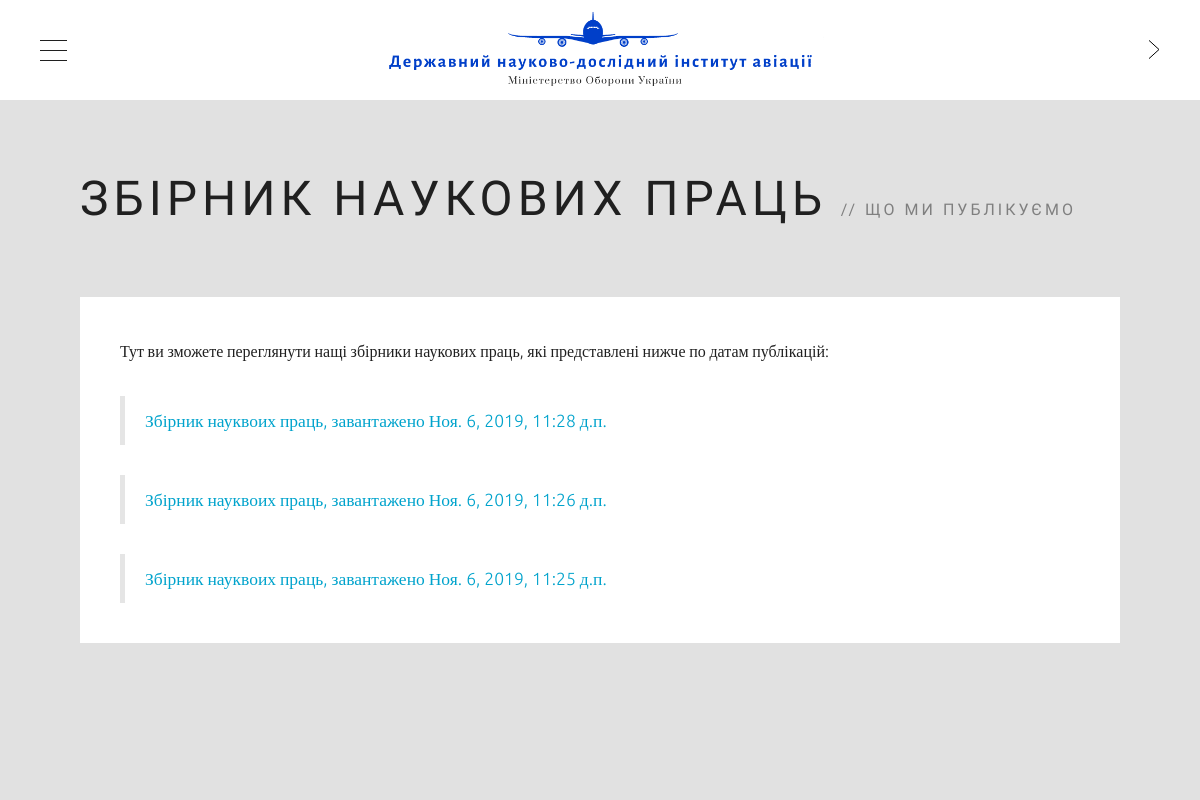
Page /home/papers/ on the committed database.
### dndiaSite/apps/home/models.py (models this page shows, shortened)
class Home_BukletPapers(models.Model):
    papers = models.FileField(blank=True, null=True, upload_to='media/bukPaper/papers_%Y%m%D', verbose_name='Сборник научных статей')
    date_pub = models.DateTimeField(auto_now_add=True)
    class Meta:
        verbose_name = 'Cборник научных статей'
        verbose_name_plural = 'Cборники научных статей'
        ordering = ['-date_pub']

### dndiaSite/apps/home/views.py (the view)
# urls.py: path('papers/', views.papers, name='papers'),
def papers(request):
    papers = Home_BukletPapers.objects.all()
    return render(request, 'home/papers.html', {'papers': papers})

### dndiaSite/templates/home/papers.html (shortened to what this page needs)
{% extends 'base.html' %}
{% block content %}
<div id="content" class="isotope-container">
    <div class="container-fluid">
        <div id="heading" class="row">
            <div class="col-12">
                <header>
                    <h1>Збірник наукових праць</h1>
                    <h2>що ми публікуємо</h2>
                </header>
            </div>
        </div>
        <div class="row">
            <div class="main-column col-12">
                <div class="inner">
                    <div class="row">
                        <div class="col-12">
                            <p>Тут ви зможете переглянути нащі збірники наукових праць, які представлені нижче по датам публікацій:</p>
                            {% for paper in papers %}
                            <blockquote><p><a href="{{ paper.papers.url }}">Збірник науквоих праць, завантажено {{ paper.date_pub }}</a></p></blockquote>
                            {% endfor %}
                        </div>
                    </div>
                </div>
                </div>
            </div>
        </div>
    </div>
</div>
{% endblock %}

### static/css/style.css (style rules this page uses)
html, body { margin: 0; padding: 0; height: 100%; word-wrap: break-word; }
body { -ms-overflow-style: none !important; }
a { -webkit-transition: all 0.2s linear; transition: all 0.2s linear; color: #00a3cc; }
p, ul, ol, address { margin: 0; }
blockquote { border-color: rgba(0, 0, 0, 0.1); }
body { font-family: 'Ubuntu', sans-serif; color: #202020; font-size: 16px; font-weight: 300; line-height: 29px; background: #000000; position: relative; }
h1, h2, h3, h4, h5, h6, .hfont { font-family: 'Comfortaa', sans-serif; color: #202020; font-weight: 300; margin: 0; }
h1 { font-size: 40px; line-height: 64px; }
h2 { font-size: 36px; line-height: 58px; }
#content { position: relative; left: 0; z-index: 9999; height: 100%; -webkit-transition: -webkit-transform 0.5s; transition: transform 0.5s; background-color: #e1e1e1; background-size: cover; background-position: center center; overflow: auto; -webkit-overflow-scrolling: touch; }
#heading { margin-top: -20px; margin-bottom: 60px; text-transform: uppercase; }
#heading header { margin-bottom: 0; }
#heading h1 { font-size: 48px; line-height: 77px; letter-spacing: 5px; display: inline-block; color: #202020; }
#heading h2 { font-size: 16px; line-height: 26px; letter-spacing: 3px; display: inline-block; opacity: 0.5; margin-left: 10px; color: #202020; }
#heading h2:before { content: '// '; }
.isotope-container { overflow-y: scroll !important; -webkit-overflow-scrolling: touch; }
.container-fluid { margin-right: auto; margin-left: auto; padding: 40px; }
.row { margin-left: -20px; margin-right: -20px; }
.inner { position: relative; padding: 40px; background-color: #ffffff; word-wrap: break-word; }
.inner > * { margin-bottom: 30px; }
.inner > *:last-child { margin-bottom: 0; }
.inner .row { margin-bottom: 0 !important; }
.inner .row > div > * { margin-bottom: 30px; }
.inner .row:last-child > div:last-child > *:last-child { margin-bottom: 0; }
.col-1, .col-2, .col-3, .col-4, .col-5, .col-6, .col-7, .col-8, .col-9, .col-10, .col-11, .col-12 { position: relative; min-height: 1px; padding-left: 20px; padding-right: 20px; }
@media (min-width: 992px) { .container-fluid { padding: 80px; } }
@media (min-width: 992px) { .inner .row:last-child > div > *:last-child { margin-bottom: 0; } }
@media (min-width: 992px) { .col-1, .col-2, .col-3, .col-4, .col-5, .col-6, .col-7, .col-8, .col-9, .col-10, .col-11, .col-12 { float: left; } }
@media (min-width: 992px) { .col-12 { width: 100%; } }
a,#heading h2 a:hover,a[rel=bookmark]:hover,.vcard.fn { color:#00a3cc; }
#content { background-color:#e1e1e1; }
.portfolio-full,.service-box .image,.widget-recent-tabs .nav-tabs > li.active > a,.widget-recent-tabs .nav-tabs > li.active > a:hover,.widget-recent-tabs .nav-tabs > li.active > a:focus,.pag a,.pag span,.filter-dropdown,.filter-dropdown ul,.inner,#respond { background-color:#ffffff; }
#heading h1,#heading h2,#heading h2 a,.comments h3 { color:#202020; }
body,address,.panel-title { font-family:Ubuntu;font-weight:300;font-style:normal;font-size:16px;line-height:29px;color:#202020; }
h1,.hfont { font-family:Comfortaa;font-weight:300;font-style:normal;font-size:40px;line-height:64px;color:#202020; }
h2 { font-family:Comfortaa;font-weight:300;font-style:normal;font-size:36px;line-height:58px;color:#202020; }

### rows in the picture
Home_BukletPapers: date_pub "Ноя. 6, 2019, 11:28 д.п."
Home_BukletPapers: date_pub "Ноя. 6, 2019, 11:26 д.п."
Home_BukletPapers: date_pub "Ноя. 6, 2019, 11:25 д.п."
